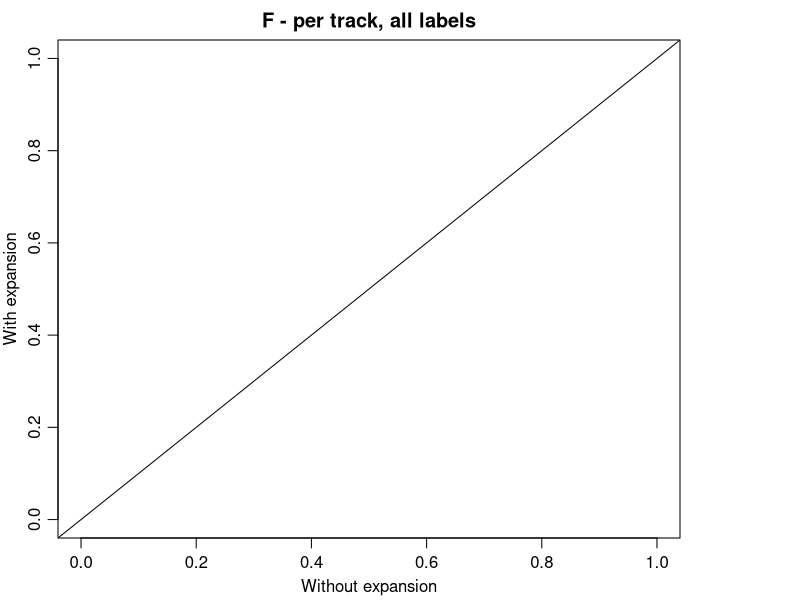

Source code (R): (Note: this script raises an error after producing the figure.)
a <- read.csv("allscores.csv")
b <- read.csv("allscores2.csv")

w <- 320
h <- 240
for(x in c("Ftrackall", "Ftrackgen", "Ptrackall", "Ptrackgen", "Rtrackall", "Rtrackgen",
           "Flabelall", "Flabelgen", "Plabelall", "Plabelgen", "Rlabelall", "Rlabelgen")) {

  main = paste0(substr(x, 1, 1), " - ",
                ifelse(grepl("track", x), "per track", "per label"), ", ",
                ifelse(grepl("all$", x), "all labels",
                       ifelse(grepl("gen$", x), "genre labels", "subgenre labels")))

  png(filename = paste0(w,"x",h,"_", x, ".png"), width = w, height = h)
  par(mar=c(3.1,2.9,2,6), mgp=c(1.9,.7,0), xpd = FALSE)
  plot(NA, xlim=0:1, ylim=0:1, xlab = "Without expansion", ylab = "With expansion", main = main)
  abline(0:1)
  points(a[,x], b[,x], col = a$team, pch = gsub("task", "", a$task))
  par(xpd = TRUE)
  legend(1+30/w, 1, col = seq(levels(a$team)), legend = levels(a$team), pch = 19, bty = "n")
  dev.off()
}
